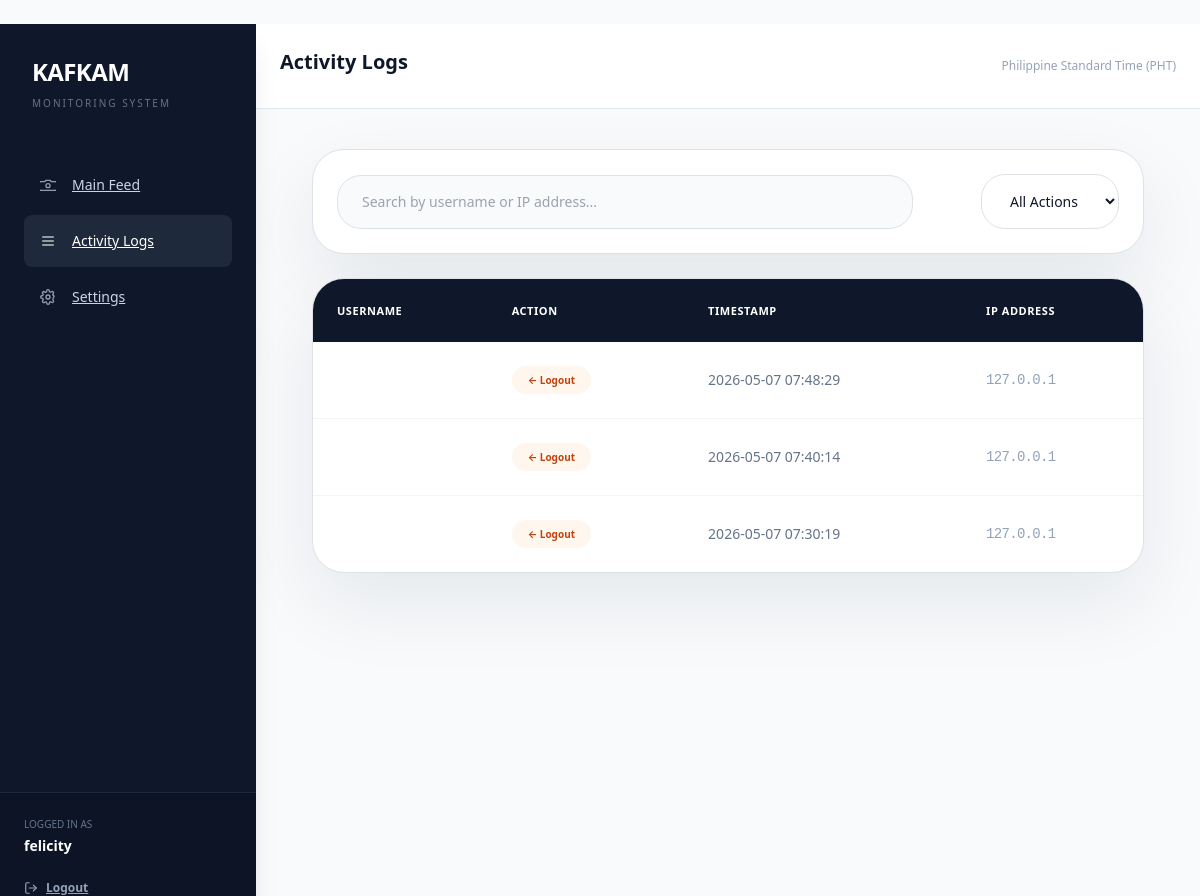
The app's page /logs (signed in) with its own data.
### app/models/user.py (models this page shows, shortened)
class User(db.Model, UserMixin):
    id = db.Column(db.Integer, primary_key=True)
    username = db.Column(db.String(150), unique=True, nullable=False)
    password_hash = db.Column(db.String(255), nullable=False)

### app/models/log.py (models this page shows, shortened)
class AuditLog(db.Model): # Must be 'AuditLog' to match your main_routes.py import
    id = db.Column(db.Integer, primary_key=True)
    action = db.Column(db.String(50), nullable=False)
    ip_address = db.Column(db.String(50), nullable=False)
    timestamp = db.Column(db.DateTime, default=get_pht_now)
    user_id = db.Column(db.Integer, db.ForeignKey('user.id'), nullable=False)
    user = db.relationship('User', backref=db.backref('activity_logs', lazy=True))

### app/routes/main_routes.py (the view)
@main.route('/logs')
@login_required
def logs():
    all_logs = AuditLog.query.order_by(AuditLog.timestamp.desc()).all()
    return render_template('logs.html', logs=all_logs)

### app/__init__.py (called while the page is built)
@login_manager.user_loader
def load_user(user_id):
    from app.models.user import User
    return User.query.get(int(user_id))

def create_app():
    app = Flask(__name__)
    app.config.from_object(Config)
    app.jinja_env.cache = {}
    db.init_app(app)
    login_manager.init_app(app)
    login_manager.login_view = 'main.login'
    login_manager.login_message = ''
    login_manager.login_message_category = 'error'
    with app.app_context():
        ensure_database_schema()
    from app.routes.main_routes import main
    app.register_blueprint(main)
    @app.after_request
    def add_no_cache_headers(response):
        response.headers['Cache-Control'] = 'no-cache, no-store, must-revalidate, max-age=0'
        response.headers['Pragma'] = 'no-cache'
        response.headers['Expires'] = '0'
        return response
    return app

### app/templates/logs.html (shortened to what this page needs)
﻿{% extends "layout.html" %}
{% block title %}Activity Logs{% endblock %}
{% block authenticated_content %}
<div class="max-w-6xl mx-auto space-y-6 px-4 py-2 lg:px-0">
    <div class="rounded-[32px] border border-slate-200 bg-white p-6 shadow-[0_30px_80px_rgba(15,23,42,0.08)]">
        <div class="flex flex-col gap-4 md:flex-row md:items-center md:justify-between">
            <input type="text" placeholder="Search by username or IP address..."
                   class="w-full rounded-3xl border border-slate-200 bg-slate-50 px-4 py-3 text-sm text-slate-900 outline-none transition focus:border-slate-400 focus:ring-2 focus:ring-slate-200 md:max-w-xl">
            <select class="w-full rounded-3xl border border-slate-200 bg-white px-4 py-3 text-sm text-slate-900 outline-none transition md:w-auto">
                <option>All Actions</option>
            </select>
        </div>
    </div>
    <div class="overflow-hidden rounded-[32px] border border-slate-200 bg-white shadow-[0_30px_80px_rgba(15,23,42,0.08)]">
        <table class="w-full text-left">
            <thead class="bg-[#0f172a] text-white text-[11px] uppercase tracking-wider">
                <tr>
                    <th class="p-4 font-semibold">Username</th>
                    <th class="p-4 font-semibold">Action</th>
                    <th class="p-4 font-semibold">Timestamp</th>
                    <th class="p-4 font-semibold">IP Address</th>
                </tr>
            </thead>
            <tbody class="divide-y divide-slate-100 text-sm">
                {% for log in logs %}
                <tr class="hover:bg-slate-50 transition">
                    <td class="p-4 font-bold text-slate-800">{{ log.user.username }}</td>
                    <td class="p-4">
                        {% if log.action == 'Login' %}
                        <span class="inline-flex rounded-full bg-emerald-50 px-3 py-1 text-[10px] font-bold text-emerald-700">→ Login</span>
                        {% else %}
                        <span class="inline-flex rounded-full bg-orange-50 px-3 py-1 text-[10px] font-bold text-orange-700">← Logout</span>
                        {% endif %}
                    </td>
                    <td class="p-4 text-slate-500 font-medium">{{ log.timestamp.strftime('%Y-%m-%d %H:%M:%S') }}</td>
                    <td class="p-4 text-slate-400 font-mono tracking-tighter">{{ log.ip_address }}</td>
                </tr>
                {% endfor %}
            </tbody>
        </table>
    </div>
</div>
{% endblock %}

### app/templates/layout.html (shortened to what this page needs)
<!DOCTYPE html>
<html lang="en">
<head>
    <link href="https://cdn.jsdelivr.net/npm/bootstrap@5.3.2/dist/css/bootstrap.min.css" rel="stylesheet">
    <script src="https://cdn.tailwindcss.com"></script>
</head>
<body class="bg-[#f8fafc] {% block body_class %}{% endblock %}">
    {% if current_user.is_authenticated %}
    <div class="flex min-h-screen">
        <aside class="w-64 bg-[#0f172a] text-slate-300 flex flex-col fixed h-full shadow-xl">
            <div class="p-8">
                <h1 class="text-2xl font-bold text-white tracking-tight">KAFKAM</h1>
                <p class="text-[10px] text-slate-500 uppercase tracking-[0.2em] mt-1">Monitoring System</p>
            </div>
            <nav class="flex-1 px-4 space-y-1">
                <a href="{{ url_for('main.dashboard') }}" class="flex items-center gap-3 p-3 rounded-lg transition text-sm {% if request.endpoint == 'main.dashboard' %}bg-slate-800 text-white{% else %}text-slate-300 hover:bg-slate-800{% endif %}">
                    <svg class="h-4 w-4 opacity-70" viewBox="0 0 24 24" fill="none" stroke="currentColor" stroke-width="2" stroke-linecap="round" stroke-linejoin="round"><path d="M23 7l-6 0-2-2H9L7 7 1 7c-1.1 0-2 .9-2 2v9c0 1.1.9 2 2 2h22c1.1 0 2-.9 2-2V9c0-1.1-.9-2-2-2z"/><circle cx="12" cy="13" r="3"/></svg>
                    Main Feed
                </a>
                <a href="{{ url_for('main.logs') }}" class="flex items-center gap-3 p-3 rounded-lg transition text-sm {% if request.endpoint == 'main.logs' %}bg-slate-800 text-white{% else %}text-slate-300 hover:bg-slate-800{% endif %}">
                    <svg class="h-4 w-4 opacity-70" viewBox="0 0 24 24" fill="none" stroke="currentColor" stroke-width="2" stroke-linecap="round" stroke-linejoin="round"><path d="M4 6h16"/><path d="M4 12h16"/><path d="M4 18h16"/></svg>
                    Activity Logs
                </a>
                <a href="{{ url_for('main.settings') }}" class="flex items-center gap-3 p-3 rounded-lg transition text-sm {% if request.endpoint == 'main.settings' %}bg-slate-800 text-white{% else %}text-slate-300 hover:bg-slate-800{% endif %}">
                    Settings
                </a>
            </nav>
            <div class="p-6 border-t border-slate-800 bg-[#0c1425]">
                <p class="text-[10px] text-slate-500 uppercase mb-1">Logged in as</p>
                <p class="text-white font-bold text-sm mb-4">{{ current_user.username }}</p>
                <a href="{{ url_for('main.logout') }}" class="flex items-center gap-2 text-xs font-semibold text-slate-400 hover:text-white transition">
                    <svg class="h-3.5 w-3.5" viewBox="0 0 24 24" fill="none" stroke="currentColor" stroke-width="2" stroke-linecap="round" stroke-linejoin="round"><path d="M9 21H5a2 2 0 0 1-2-2V5a2 2 0 0 1 2-2h4"/><polyline points="16 17 21 12 16 7"/><line x1="21" y1="12" x2="9" y2="12"/></svg>
                    Logout
                </a>
            </div>
        </aside>
        <main class="ml-64 flex-1">
            <header class="bg-white border-b border-slate-200 p-6 flex justify-between items-center">
                <h2 class="text-xl font-bold text-[#0f172a]">{% block title %}{% endblock %}</h2>
                <div class="text-xs text-slate-400 font-medium">Philippine Standard Time (PHT)</div>
            </header>
            <div class="p-8">
                {% block authenticated_content %}{% endblock %}
            </div>
        </main>
    </div>
    {% else %}
    <div class="min-h-screen flex items-center justify-center p-6 bg-[#0f172a]">
        <div class="w-full max-w-md">
            {% block unauthenticated_content %}{% endblock %}
        </div>
    </div>
    {% endif %}
</body>
</html>

### records on screen
User: username "felicity"
AuditLog: shows "← Logout", timestamp "2026-05-07 07:48:29", ip_address "127.0.0.1"
AuditLog: shows "← Logout", timestamp "2026-05-07 07:40:14", ip_address "127.0.0.1"
AuditLog: shows "← Logout", timestamp "2026-05-07 07:30:19", ip_address "127.0.0.1"
